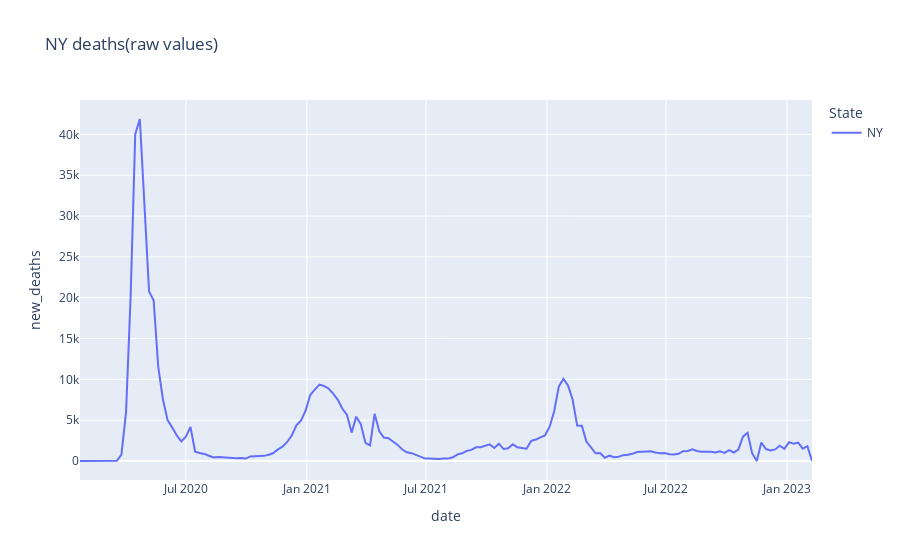

Here is the notebook cell this chart was saved with:
### Code cell
deaths_raw_values_NY = px.line(NY_weekly_pattern, x = 'date', y = 'new_deaths', color='State', title="NY deaths(raw values)")
deaths_raw_values_NY.show()

### Figure 1 — Plotly figure (JSON) as saved in the notebook; plotly's stock layout.template omitted (floating-point values rounded to 4 significant figures; data arrays with more than 128 entries replaced by an {"elided": "..."} marker saying what was removed)
{"data": [{"hovertemplate": "State=NY<br>date=%{x}<br>new_deaths=%{y}<extra></extra>", "legendgroup": "NY", "line": {"color": "#636efa", "dash": "solid"}, "marker": {"symbol": "circle"}, "mode": "lines", "name": "NY", "orientation": "v", "showlegend": true, "type": "scatter", "x": {"elided": "160 str values"}, "xaxis": "x", "y": {"elided": "160 int values"}, "yaxis": "y"}], "layout": {"legend": {"title": {"text": "State"}, "tracegroupgap": 0}, "title": {"text": "NY deaths(raw values)"}, "xaxis": {"anchor": "y", "domain": [0, 1], "title": {"text": "date"}}, "yaxis": {"anchor": "x", "domain": [0, 1], "title": {"text": "new_deaths"}}}}
